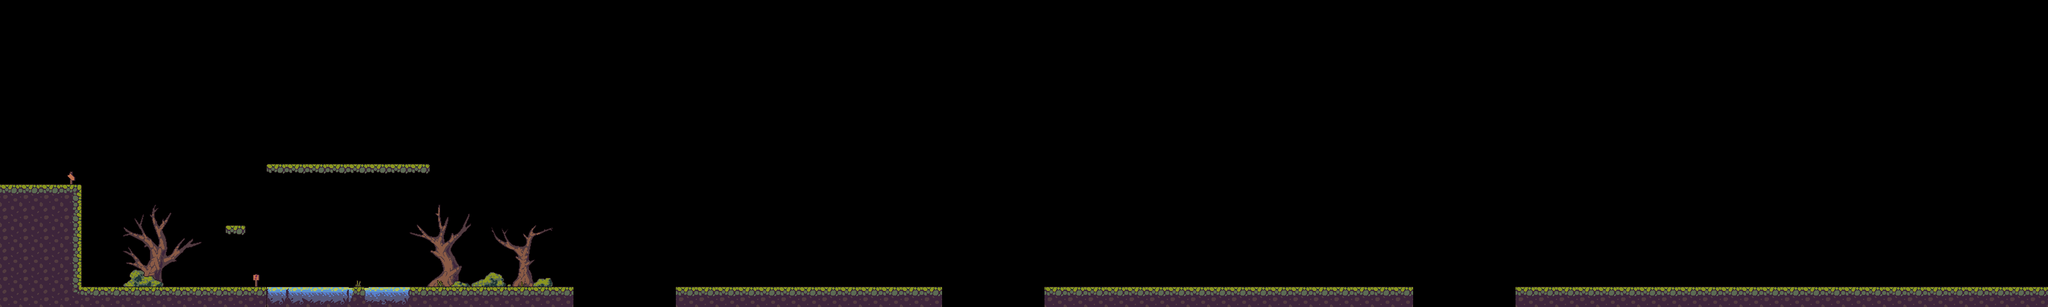

Tiled map render using the project's own tile images. Description and the map definition, with tile-layer contents summarised, below:
An orthogonal 100x15 tile map with 32x32 px tiles, 3 tile layers (Back2, Back1, Level-Layer), 2 tilesets.

<map version="1.10" tiledversion="1.11.2" orientation="orthogonal" renderorder="right-down" width="100" height="15" tilewidth="32" tileheight="32" infinite="0" nextlayerid="4" nextobjectid="1">
 <tileset firstgid="1" name="Swamp Tileset_" tilewidth="32" tileheight="32" tilecount="77" columns="11">
  <image source="Swamp Tileset_.png" width="362" height="230" />
 </tileset>
 <tileset firstgid="78" name="Decorations-Map" tilewidth="32" tileheight="32" tilecount="108" columns="6">
  <image source="Decorations-Map.png" width="192" height="591" />
 </tileset>
 <layer id="3" name="Back2" width="100" height="15">
  <data>[1500 cells, 36 non-empty, 36 distinct tile ids]</data>
 </layer>
 <layer id="2" name="Back1" width="100" height="15">
  <data>[1500 cells, 11 non-empty, 11 distinct tile ids]</data>
 </layer>
 <layer id="1" name="Level-Layer" width="100" height="15">
  <data>[1500 cells, 114 non-empty, 15 distinct tile ids]</data>
 </layer>
</map>